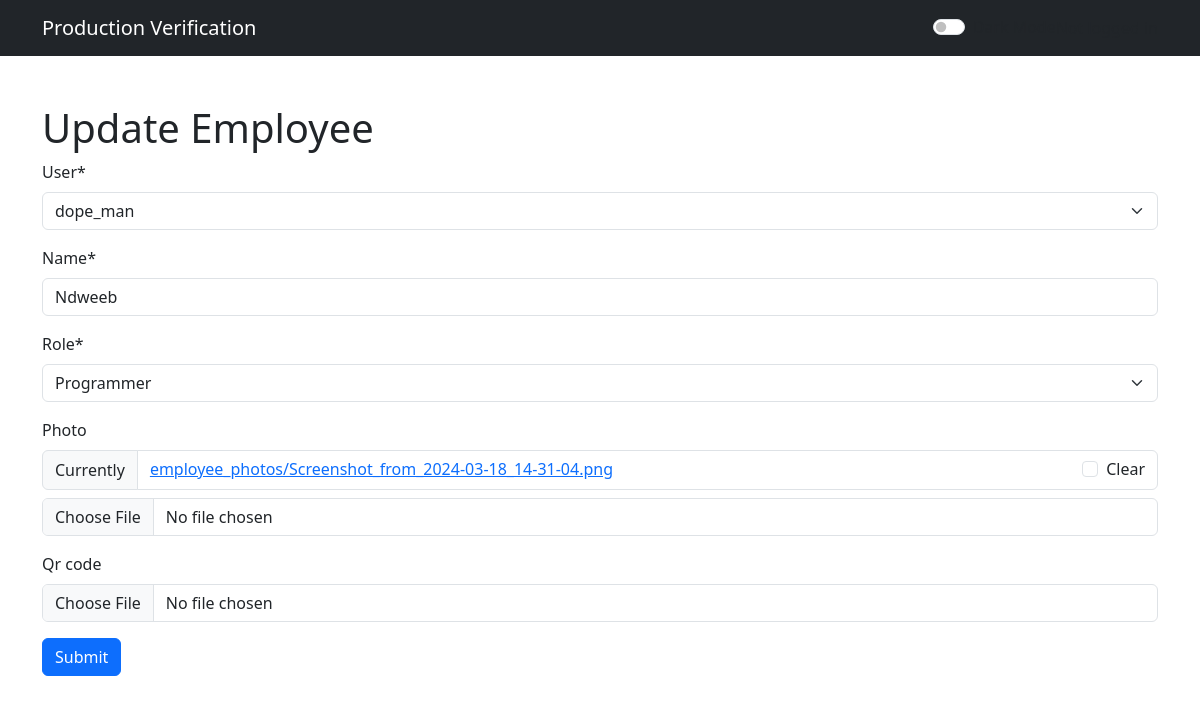
The page /board_varification/employees/update/2/ on the database its author committed.
### board_varification/models.py (models this page shows, shortened)
class Employee(models.Model):
    user = models.OneToOneField(User, on_delete=models.CASCADE)
    ROLE_CHOICES = [
        ('kitter', 'Kitter'),
        ('setup_operator', 'Setup Operator'),
        ('programmer', 'Programmer'),
        ('paste_inspector', 'Paste Inspector'),
        ('qc', 'Quality Control'),
    ]
    name = models.CharField(max_length=100)
    role = models.CharField(max_length=100, choices=ROLE_CHOICES)
    photo = models.ImageField(upload_to='employee_photos/', blank=True, null=True)
    qr_code = models.ImageField(upload_to='employee_qr_codes/', blank=True, null=True)

### board_varification/views.py (the view)
# urls.py: path('employees/update/<int:pk>/', views.employee_update, name='employee_update'),
def employee_update(request, pk):
    employee = get_object_or_404(Employee, pk=pk)
    if request.method == 'POST':
        form = EmployeeForm(request.POST, request.FILES, instance=employee)
        if form.is_valid():
            form.save()
            return redirect('employee_list')
    else:
        form = EmployeeForm(instance=employee)
    return render(request, 'employee_form.html', {'form': form})

### board_varification/forms.py (shortened to what this page needs)
class EmployeeForm(forms.ModelForm):
    class Meta:
        model = Employee
        fields = '__all__'
    def __init__(self, *args, **kwargs):
        super().__init__(*args, **kwargs)
        self.helper = FormHelper()
        self.helper.layout = Layout(
            Fieldset(
                'Employee Details',
                Field('user', css_class='form-control'),
                Field('name', css_class='form-control'),
                Field('role', css_class='form-control'),
                Field('photo', css_class='form-control'),
            ),
            HTML('<br>'),
            Div(
                HTML('<button type="submit" class="btn btn-primary">Submit</button>'),
                css_class='d-grid gap-2',
            ),
        )

### templates/employee_form.html (shortened to what this page needs)
{% extends 'base.html' %}
{% load crispy_forms_tags %}
{% block content %}
    <h1>{% if form.instance.pk %}Update{% else %}Create{% endif %} Employee</h1>
    <form method="post" enctype="multipart/form-data">
        {{ form|crispy }}
        <button type="submit" class="btn btn-primary">Submit</button>
    </form>
{% endblock %}

### templates/base.html (style rules this page uses)
body { transition: background-color 0.3s ease; }

### rows shown on the page
Employee: user "dope_man", name "Ndweeb", role "Programmer"
